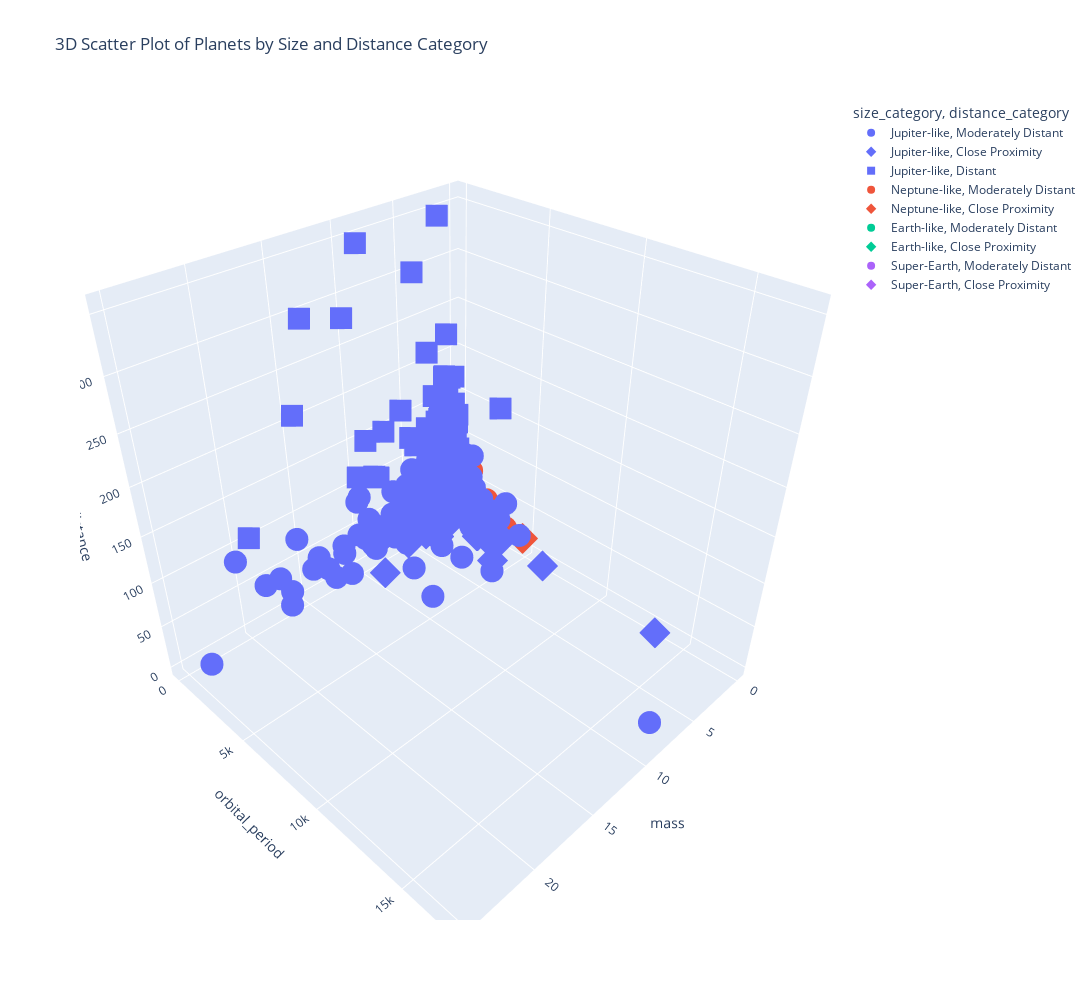

This figure's notebook cell:
### Code cell
# Interactive 3D scatter plot to illustrate the relationships between mass, orbital period, and distance with size categories and distance as color-coded dimensions
import plotly.express as px

fig = px.scatter_3d(planets.dropna(), x='mass', y='orbital_period', z='distance',
                    color='size_category', symbol='distance_category',
                    title="3D Scatter Plot of Planets by Size and Distance Category")

# Establish the figure layout size
fig.update_layout(width=1300, height=1000)

fig.show()

### Figure 1 — Plotly figure (JSON) as saved in the notebook; plotly's stock layout.template omitted (floating-point values rounded to 4 significant figures; data arrays with more than 128 entries replaced by an {"elided": "..."} marker saying what was removed)
{"data": [{"hovertemplate": "size_category=Jupiter-like<br>distance_category=Moderately Distant<br>mass=%{x}<br>orbital_period=%{y}<br>distance=%{z}<extra></extra>", "legendgroup": "Jupiter-like, Moderately Distant", "marker": {"color": "#636efa", "symbol": "circle"}, "mode": "markers", "name": "Jupiter-like, Moderately Distant", "scene": "scene", "showlegend": true, "type": "scatter3d", "x": {"elided": "234 float values"}, "y": {"elided": "234 float values"}, "z": {"elided": "234 float values"}}, {"hovertemplate": "size_category=Jupiter-like<br>distance_category=Close Proximity<br>mass=%{x}<br>orbital_period=%{y}<br>distance=%{z}<extra></extra>", "legendgroup": "Jupiter-like, Close Proximity", "marker": {"color": "#636efa", "symbol": "diamond"}, "mode": "markers", "name": "Jupiter-like, Close Proximity", "scene": "scene", "showlegend": true, "type": "scatter3d", "x": [2.6, 4.64, 2.53, 0.54, 1.64, 0.8, 3.53, 1.55, 1.85, 1.04, 3.9, 0.6876, 1.981, 4.132, 1.059, 3.91, 0.82, 1.894, 1.6, 4.95, 0.64, 0.91, 2.276, 0.7142, 3.37, 6.1, 0.94, 1.28, 10.35, 2.9, 1.78, 0.71, 1.45, 3.24, 1.21, 0.947, 1.814, 1.502, 0.72, 1.39, 2.6, 2.1, 1.94], "y": [763, 1773.0, 1078, 2391, 14002, 14.65, 4909, 2502, 903.3, 39.84, 3.313, 4.617, 241.3, 1276.0, 3849.0, 15.76, 2288, 692, 7100, 1050.0, 3416, 1845, 61.12, 30.09, 133.7, 533, 989.2, 423.8, 2064.0, 589.6, 2754, 1657, 454.2, 923.8, 528.4, 3342, 4206.0, 2891, 24.35, 7.127, 4270, 111.7, 311.3], "z": [19.84, 18.15, 14.08, 14.08, 14.08, 12.53, 12.53, 3.22, 13.79, 17.43, 15.6, 13.47, 13.47, 13.47, 13.47, 10.91, 12.12, 15.1, 15.1, 16.13, 4.94, 8.77, 4.7, 4.7, 17.62, 7.01, 17.35, 18.24, 18.21, 10.34, 18.06, 15.71, 16.57, 16.57, 12.87, 18.06, 15.28, 15.89, 19.89, 19.72, 19.72, 14.9, 17.24]}, {"hovertemplate": "size_category=Jupiter-like<br>distance_category=Distant<br>mass=%{x}<br>orbital_period=%{y}<br>distance=%{z}<extra></extra>", "legendgroup": "Jupiter-like, Distant", "marker": {"color": "#636efa", "symbol": "square"}, "mode": "markers", "name": "Jupiter-like, Distant", "scene": "scene", "showlegend": true, "type": "scatter3d", "x": [19.4, 10.5, 1.11, 15.2, 3.4, 3.1, 1.6, 2.3, 7.6, 14, 2.7, 1.7, 1.8, 1.3, 3.04, 5, 7, 1.3, 1.2, 0.9, 4, 1.8, 1.4, 1.7, 5.9, 2.6, 5.9, 0.96, 8.3, 2.6, 2.1, 3.71, 2.2, 2, 9.76, 1.9, 2.9, 1.5, 1.8, 2.7, 0.61, 1.6, 3.3, 3.1, 2.2, 9.9, 2.3, 11.1, 1.08, 5.3, 1.25, 9.18, 1.47, 0.947], "y": [326.0, 516.2, 137.5, 428.5, 1022, 431.8, 311.6, 356, 177.1, 471.6, 772, 387.1, 912, 326.6, 157.5, 430, 2500, 705, 507, 361.1, 647.3, 436.9, 868, 157.6, 127.6, 520, 778.1, 6.495, 199.5, 443.4, 670, 344.9, 883, 464.3, 1126.0, 1299, 176.3, 689, 521, 323.6, 297.3, 479, 663, 4885, 610, 875.5, 373.3, 672.1, 141.6, 745.7, 16.2, 124.6, 2.703, 580], "z": [110.6, 119.5, 175.4, 214, 354, 167.5, 115.2, 131.4, 150.6, 300.3, 127.9, 168.9, 121.1, 136.8, 117.4, 121.4, 121.4, 112.2, 149.0, 132.8, 221.2, 150.4, 130.9, 140.8, 164.2, 164.2, 138.5, 121.1, 102.0, 138.5, 110.6, 133.2, 121.4, 106.4, 121.4, 106.4, 126.1, 182.8, 114.2, 134.9, 127.5, 114.5, 115.5, 189.4, 170.1, 352.1, 121.8, 289.0, 108.5, 307.7, 223.2, 149.2, 178, 135]}, {"hovertemplate": "size_category=Neptune-like<br>distance_category=Moderately Distant<br>mass=%{x}<br>orbital_period=%{y}<br>distance=%{z}<extra></extra>", "legendgroup": "Neptune-like, Moderately Distant", "marker": {"color": "#EF553B", "symbol": "circle"}, "mode": "markers", "name": "Neptune-like, Moderately Distant", "scene": "scene", "showlegend": true, "type": "scatter3d", "x": [0.33, 0.17, 0.48, 0.48, 0.29, 0.205, 0.26, 0.5, 0.33, 0.1872, 0.47, 0.249, 0.3506, 0.115, 0.38, 0.17, 0.396, 0.42, 0.197, 0.4, 0.132, 0.22, 0.37, 0.3, 0.172, 0.45, 0.367, 0.186, 0.21, 0.261, 0.28, 0.48, 0.178, 0.38, 0.224, 0.1507, 0.121, 0.223, 0.168, 0.12, 0.48, 0.36, 0.23, 0.15, 0.37, 0.266, 0.45, 0.45, 0.101, 0.246, 0.33, 0.21, 0.47, 0.41], "y": [237.6, 125.9, 3.444, 22.09, 615, 2248, 75.52, 466, 18.18, 226.9, 43.6, 3.024, 1354.0, 4.944, 2.818, 152.6, 346.6, 3.51, 3.971, 2.986, 788, 3.416, 143.6, 70.46, 20.81, 4.114, 5.888, 55.81, 48.06, 10.9, 5.24, 3827, 25.83, 1244, 948.1, 1161.0, 459.3, 330, 1096.0, 104.8, 282.4, 1155, 6.403, 110.9, 956, 1733, 123, 2.246, 192.0, 2277, 567, 225.7, 57, 32.03], "z": [42.09, 20.1, 53.71, 40.32, 35.88, 39.39, 35.91, 53.82, 86.88, 32.58, 36.14, 33.41, 37.84, 40.73, 35.8, 35.59, 64.56, 28.94, 59.7, 43.53, 33.96, 74.46, 28.9, 30.5, 42, 28.98, 53.08, 20.82, 51.26, 38.56, 59.03, 20.48, 38.02, 68.35, 38.05, 24.15, 26.91, 38.45, 29.55, 33.48, 51.81, 21.92, 43.12, 59.03, 55.93, 26.95, 43.99, 52.72, 38.64, 38.64, 43.53, 29.94, 23.8, 25.87]}, {"hovertemplate": "size_category=Neptune-like<br>distance_category=Close Proximity<br>mass=%{x}<br>orbital_period=%{y}<br>distance=%{z}<extra></extra>", "legendgroup": "Neptune-like, Close Proximity", "marker": {"color": "#EF553B", "symbol": "diamond"}, "mode": "markers", "name": "Neptune-like, Close Proximity", "scene": "scene", "showlegend": true, "type": "scatter3d", "x": [0.472, 0.165, 0.172, 0.328, 0.229, 0.36, 0.27, 0.298], "y": [4.231, 44.38, 261.2, 598.3, 62.22, 4970, 263.3, 41.4], "z": [15.36, 12.53, 12.53, 10.32, 11.11, 17.99, 15.71, 11.03]}, {"hovertemplate": "size_category=Earth-like<br>distance_category=Moderately Distant<br>mass=%{x}<br>orbital_period=%{y}<br>distance=%{z}<extra></extra>", "legendgroup": "Earth-like, Moderately Distant", "marker": {"color": "#00cc96", "symbol": "circle"}, "mode": "markers", "name": "Earth-like, Moderately Distant", "scene": "scene", "showlegend": true, "type": "scatter3d", "x": [0.027, 0.024, 0.0186, 0.0117, 0.0187, 0.0162, 0.027, 0.0263, 0.0284, 0.026, 0.0292, 0.013, 0.0238, 0.0087, 0.0097, 0.017], "y": [3.873, 5.773, 13.51, 5.636, 14.03, 33.94, 25.65, 13.19, 8.126, 9.494, 12.08, 4.646, 9.374, 7.282, 10.87, 3.93], "z": [20.1, 23.44, 23.44, 25.59, 25.59, 25.59, 52.03, 42.52, 26.21, 21.3, 26.91, 24.05, 26.15, 21.52, 21.52, 43.53]}, {"hovertemplate": "size_category=Earth-like<br>distance_category=Close Proximity<br>mass=%{x}<br>orbital_period=%{y}<br>distance=%{z}<extra></extra>", "legendgroup": "Earth-like, Close Proximity", "marker": {"color": "#00cc96", "symbol": "diamond"}, "mode": "markers", "name": "Earth-like, Close Proximity", "scene": "scene", "showlegend": true, "type": "scatter3d", "x": [0.016, 0.0036, 0.024, 0.018, 0.017, 0.022, 0.006, 0.018, 0.012, 0.016, 0.008, 0.008, 0.014, 0.014, 0.021, 0.022, 0.029, 0.0085, 0.00755, 0.0151, 0.0126, 0.0208, 0.0299, 0.011, 0.0164, 0.0223, 0.01133, 0.0166, 0.03, 0.0193, 0.0265], "y": [4.215, 3.236, 25.6, 7.371, 12.93, 66.8, 3.149, 7.2, 28.14, 91.61, 62.24, 39.03, 256.2, 3.6, 1.938, 2.646, 5.398, 18.32, 40.11, 90.31, 4.312, 9.618, 20.43, 34.62, 51.76, 197.8, 58.43, 11.58, 106.7, 18.6, 8.784], "z": [8.52, 1.35, 14.97, 9.04, 6.27, 6.27, 6.27, 6.8, 6.8, 6.8, 6.8, 6.8, 6.8, 16.13, 4.7, 19.8, 16.82, 6.06, 6.06, 6.06, 12.83, 12.83, 12.83, 12.83, 12.83, 12.83, 11.15, 14.56, 14.56, 18.08, 9.42]}, {"hovertemplate": "size_category=Super-Earth<br>distance_category=Moderately Distant<br>mass=%{x}<br>orbital_period=%{y}<br>distance=%{z}<extra></extra>", "legendgroup": "Super-Earth, Moderately Distant", "marker": {"color": "#ab63fa", "symbol": "circle"}, "mode": "markers", "name": "Super-Earth, Moderately Distant", "scene": "scene", "showlegend": true, "type": "scatter3d", "x": [0.045, 0.0405, 0.041, 0.038, 0.08, 0.074, 0.067, 0.0788, 0.0325, 0.036, 0.0696, 0.0378, 0.0422, 0.0379, 0.0496, 0.0322, 0.06472, 0.0363, 0.0498, 0.0519, 0.039, 0.04, 0.07167, 0.0413, 0.0565, 0.057, 0.0318, 0.04, 0.098, 0.054, 0.076, 0.058, 0.041, 0.0351, 0.0382, 0.08, 0.054, 0.06, 0.036], "y": [5.6, 15.61, 5.76, 16.36, 49.75, 122.7, 602, 37.91, 14.18, 53.83, 17.24, 11.85, 33.82, 29.15, 85.13, 22.66, 53.88, 16.55, 51.28, 274.5, 18.36, 5.887, 4.085, 14.07, 95.42, 49.77, 46.02, 103.5, 47.84, 7.854, 30.93, 4.155, 9.674, 3.27, 59.52, 14.48, 34.87, 3.833, 8.135], "z": [42.09, 21.85, 39.39, 39.39, 39.39, 39.39, 39.39, 33.98, 28.6, 28.6, 25.54, 43.08, 43.08, 35.89, 35.89, 32.31, 32.31, 38.01, 38.01, 38.01, 52.03, 22.04, 37.84, 34.07, 34.07, 22.09, 42.52, 26.21, 49.33, 56.92, 56.92, 52.83, 27.45, 24.15, 26.91, 63.69, 47.3, 81.1, 25.87]}, {"hovertemplate": "size_category=Super-Earth<br>distance_category=Close Proximity<br>mass=%{x}<br>orbital_period=%{y}<br>distance=%{z}<extra></extra>", "legendgroup": "Super-Earth, Close Proximity", "marker": {"color": "#ab63fa", "symbol": "diamond"}, "mode": "markers", "name": "Super-Earth, Close Proximity", "scene": "scene", "showlegend": true, "type": "scatter3d", "x": [0.057, 0.072, 0.035, 0.079, 0.049, 0.035, 0.036, 0.046, 0.0961, 0.033, 0.038, 0.058, 0.087, 0.05, 0.0358, 0.0316, 0.057, 0.05318, 0.07552], "y": [38.02, 123.0, 8.631, 603, 5.369, 4.694, 35.37, 124.3, 407.1, 8.667, 31.56, 197, 17.05, 122.1, 27.58, 14.28, 17.1, 74.72, 525.8], "z": [8.52, 8.52, 14.97, 14.97, 6.27, 4.54, 16.13, 4.7, 15.56, 12.58, 12.58, 12.58, 17.99, 9.24, 14.56, 17.72, 15.89, 8.82, 8.82]}], "layout": {"height": 1000, "legend": {"title": {"text": "size_category, distance_category"}, "tracegroupgap": 0}, "scene": {"domain": {"x": [0, 1], "y": [0, 1]}, "xaxis": {"title": {"text": "mass"}}, "yaxis": {"title": {"text": "orbital_period"}}, "zaxis": {"title": {"text": "distance"}}}, "title": {"text": "3D Scatter Plot of Planets by Size and Distance Category"}, "width": 1300}}
